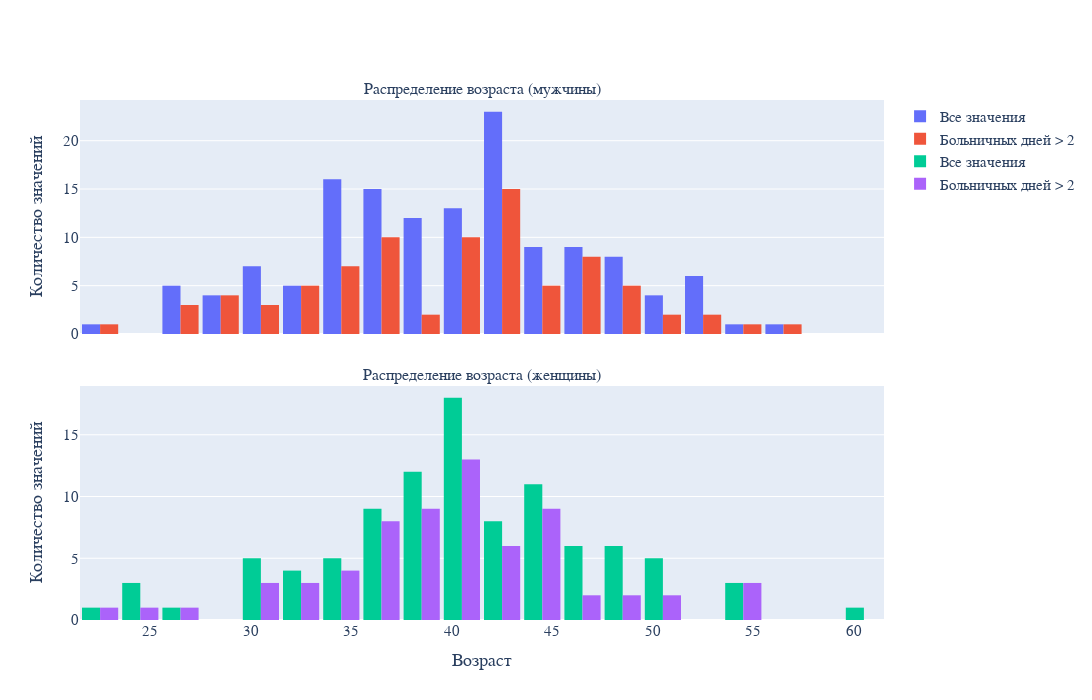

Notebook code cell kept with this figure:
### Code cell
fig = make_subplots(
    rows=2,
    cols=1,
    shared_xaxes=True,
    subplot_titles=['Распределение возраста (мужчины)', 'Распределение возраста (женщины)'],
    vertical_spacing=0.1
)

fig.add_trace(
    go.Histogram(
        x=df.loc[df['Пол'] == 'М', 'Возраст'],
        name='Все значения'
    ),
    row=1, col=1
)

fig.add_trace(
    go.Histogram(
        x=df.loc[(df['Пол'] == 'М') & (df['work_days_>_2'] == 'Да'), 'Возраст'],
        name='Больничных дней > 2'
    ),
    row=1, col=1
)

fig.add_trace(
    go.Histogram(
        x=df.loc[df['Пол'] == 'Ж', 'Возраст'],
        name='Все значения'
    ),
    row=2, col=1
)

fig.add_trace(
    go.Histogram(
        x=df.loc[(df['Пол'] == 'Ж') & (df['work_days_>_2'] == 'Да'), 'Возраст'],
        name='Больничных дней > 2'
    ),
    row=2, col=1
)

fig.update_layout(
    yaxis1_title='Количество значений',
    yaxis2_title='Количество значений',
    xaxis2_title='Возраст',
    width=1200,
    height=700,
)
fig.show()

### Figure 1 — Plotly figure (JSON) as saved in the notebook; plotly's stock layout.template omitted (floating-point values rounded to 4 significant figures; data arrays with more than 128 entries replaced by an {"elided": "..."} marker saying what was removed)
{"data": [{"name": "Все значения", "type": "histogram", "x": {"elided": "139 int values"}, "xaxis": "x", "yaxis": "y"}, {"name": "Больничных дней > 2", "type": "histogram", "x": [54, 26, 42, 29, 38, 36, 34, 43, 47, 48, 36, 37, 41, 29, 52, 38, 42, 40, 43, 42, 47, 46, 29, 28, 32, 42, 35, 37, 35, 52, 46, 30, 42, 41, 41, 47, 42, 47, 37, 42, 40, 43, 36, 41, 45, 41, 43, 33, 27, 36, 57, 41, 51, 48, 43, 42, 44, 45, 34, 27, 34, 49, 31, 46, 40, 47, 35, 44, 34, 45, 36, 48, 42, 48, 32, 50, 36, 23, 43, 33, 41, 33, 30, 37], "xaxis": "x", "yaxis": "y"}, {"name": "Все значения", "type": "histogram", "x": [39, 49, 42, 32, 34, 40, 36, 41, 40, 50, 40, 45, 43, 25, 38, 37, 41, 42, 39, 39, 49, 41, 30, 49, 26, 50, 35, 36, 43, 46, 32, 50, 40, 44, 55, 39, 31, 38, 40, 38, 37, 55, 43, 31, 54, 50, 40, 45, 42, 41, 23, 45, 45, 45, 46, 43, 39, 45, 35, 25, 41, 48, 40, 36, 41, 39, 45, 39, 41, 34, 38, 47, 45, 39, 50, 49, 47, 45, 34, 40, 46, 36, 33, 30, 30, 33, 41, 41, 41, 47, 49, 43, 24, 36, 36, 36, 60, 44], "xaxis": "x2", "yaxis": "y2"}, {"name": "Больничных дней > 2", "type": "histogram", "x": [39, 42, 40, 36, 25, 38, 37, 41, 39, 49, 41, 30, 26, 35, 36, 43, 32, 40, 44, 55, 39, 38, 37, 55, 43, 31, 54, 50, 40, 45, 42, 41, 23, 45, 45, 45, 46, 43, 39, 45, 35, 41, 40, 36, 41, 39, 45, 39, 34, 45, 39, 50, 45, 34, 40, 46, 36, 33, 30, 33, 41, 41, 41, 49, 43, 36, 36], "xaxis": "x2", "yaxis": "y2"}], "layout": {"annotations": [{"font": {"size": 16}, "showarrow": false, "text": "Распределение возраста (мужчины)", "x": 0.5, "xanchor": "center", "xref": "paper", "y": 1, "yanchor": "bottom", "yref": "paper"}, {"font": {"size": 16}, "showarrow": false, "text": "Распределение возраста (женщины)", "x": 0.5, "xanchor": "center", "xref": "paper", "y": 0.45, "yanchor": "bottom", "yref": "paper"}], "height": 700, "width": 1200, "xaxis": {"anchor": "y", "autorange": true, "domain": [0, 1], "matches": "x2", "range": [21.5, 61.5], "showticklabels": false, "type": "linear"}, "xaxis2": {"anchor": "y2", "autorange": true, "domain": [0, 1], "range": [21.5, 61.5], "title": {"text": "Возраст"}, "type": "linear"}, "yaxis": {"anchor": "x", "autorange": true, "domain": [0.55, 1], "range": [0, 24.21], "title": {"text": "Количество значений"}}, "yaxis2": {"anchor": "x2", "autorange": true, "domain": [0, 0.45], "range": [0, 18.95], "title": {"text": "Количество значений"}}}}
